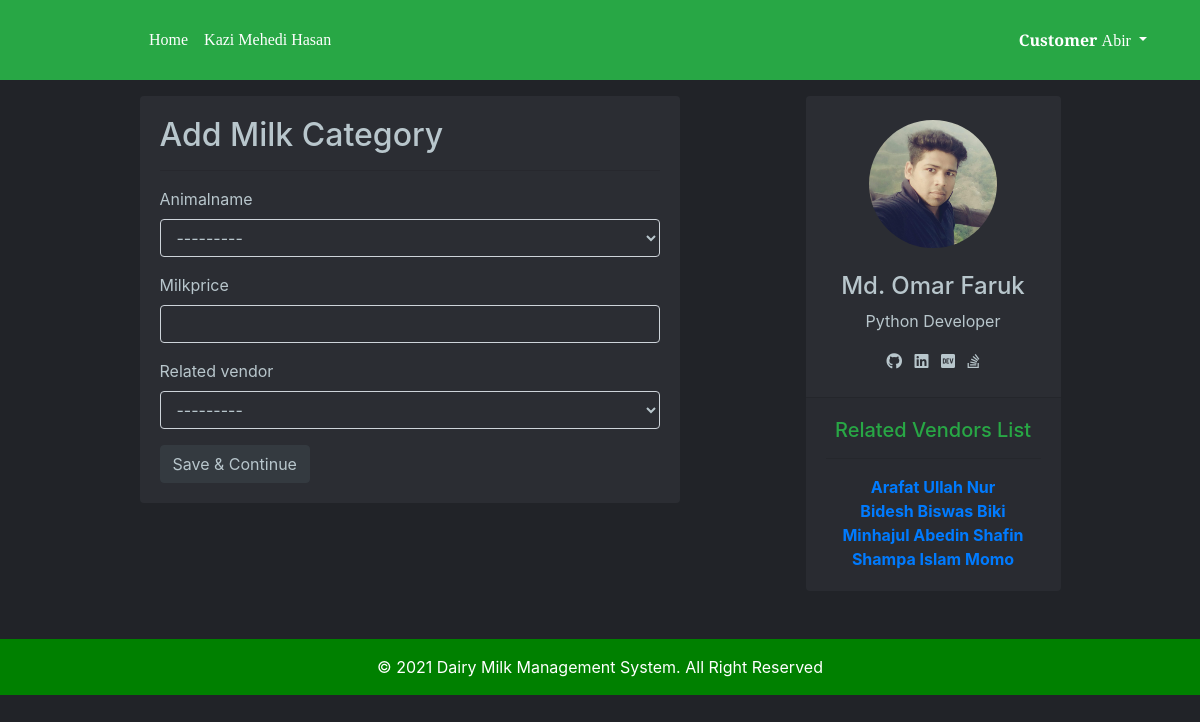
The app's page /add_milk_category/ (signed in) with its own data.
### dairyapp/models.py (models this page shows)
class Vendor(models.Model):
    managername = models.CharField(max_length=200)
    vendorname = models.CharField(max_length=200,db_index=True,unique=True)
    joiningdate = models.DateField(auto_now_add=True)
    address = models.CharField(max_length=200, db_index=True)
    vendorcontact = models.CharField(max_length=14,db_index=True)
    status = models.BooleanField(default=True)
    def __str__(self):
        return self.vendorname

### dairyapp/views.py (the view)
# urls.py: path('add_milk_category/',views.add_milk_category, name='add_milk_category'),
@login_required
def add_milk_category(request):
    vl = Vendor.objects.only('vendorname')
    if request.method == 'POST':
        form = MilkCategoryForm(request.POST)
        if form.is_valid():
            form.save()
            return redirect('add_milk_category')
    else:
        form = MilkCategoryForm()
        return render(request,'vendor/milkcategoryform.html', {'form':form, 'vl':vl})

### dairyapp/forms.py
class MilkCategoryForm(forms.ModelForm):
    class Meta:
        model = MilkCategory
        fields = ('animalname', 'milkprice','related_vendor')

### templates/vendor/milkcategoryform.html (shortened to what this page needs)
{% extends 'base.html' %}
{% load crispy_forms_tags %}
{% load static %}
{% block content %}
<div class="row justify-content-center">
  <div class="col-6 mr-5">
    <div class="card" style="border: 2px #2B2D33!important;">
      <div class="card-body">
        <h2>Add Milk Category</h2><hr>
        <form action='\add_milk_category\' method="post">
          {{ form|crispy }}
          <button type="submit" class="btn btn-dark" style="color: #B8C6CC;">Save & Continue</button>
          </form>
          </div>
      </div>
  </div>
  <div class="col-3 ml-5">
    <div class="card card-shadow text-center border-0">
      <div class="card-block">
        <a class="avatar avatar-lg">
            <img class="w-50 rounded-circle my-4" src="{% static 'images/omar.jpg' %}" alt="Md. Omar Faruk">
        </a>
        <h4 class="profile-user">Md. Omar Faruk</h4>
        <p>Python Developer</p>
        <div class="profile-social mb-4">
            <a class="fab fa-github" style="color: #B8C6CC!important;" target="_blank" href="https://github.com/IamOmaR22"></a>
            <a class="fab fa-linkedin" style="color: #B8C6CC!important; margin-left: 0.5rem;" target="_blank" href="https://www.linkedin.com/in/iamomar22"></a>
            <a class="fab fa-dev" style="color: #B8C6CC!important; margin-left: 0.5rem;" target="_blank" href="https://dev.to/iamomar22"></a>
            <a class="fab fa-stack-overflow" style="color: #B8C6CC!important; margin-left: 0.5rem;" target="_blank" href="https://stackoverflow.com/users/14398143/md-omar-faruk"></a>
        </div>
      </div>
      <div class="card-footer">
        <div class="row no-space">
            <div class="col my-2">
              <h5 class="profile-stat-count text-success">Related Vendors List</h5><hr>
              {% for vendor_list in vl %}
              <strong class="text-primary">{{vendor_list}}</strong>
              <br>
              {% endfor %}
            </div>
        </div>
      </div>
    </div>
  </div>
</div>
{% endblock %}

### templates/base.html (shortened to what this page needs)
<!doctype html>
<html lang="en">
  <head>
    {% load static %}
    <link rel="stylesheet" href="https://stackpath.bootstrapcdn.com/bootstrap/4.3.1/css/bootstrap.min.css">
    <link rel="stylesheet" href="https://use.fontawesome.com/releases/v5.7.2/css/all.css">
    <link rel="stylesheet" href="https://use.fontawesome.com/releases/v5.8.1/css/all.css">
    <link rel="stylesheet" href="//code.jquery.com/ui/1.12.1/themes/base/jquery-ui.css">
  </head>
<body>
  <nav class="navbar navbar-expand-md fixed-top bg-success">
    <div class="container ">
      <div class="logo-image">
      </div>
    <div class="collapse navbar-collapse" id="navbarSupportedContent">
      <ul class="navbar-nav mr-auto">
        <li class="nav-item">
          <a class="nav-link" href="{% url 'home' %}" style="color: #FFFFFF;">Home</a>
        </li>
        {% if user.profile.user_type == 'Customer' %}
        <li class="nav-item">
          <a class="nav-link" href="{% url 'Customer_page' %}" style="color: white;">{{user.first_name}} {{user.last_name}}</a>
        </li>
        {% endif %}
      </ul>
      {% if user.is_authenticated %}
        <ul class="navbar-nav">
          <li class="nav-item dropdown">
            <a class="nav-link dropdown-toggle"  id="navbarDropdown" role="button" data-toggle="dropdown" aria-haspopup="true" aria-expanded="false">
          {% if user.profile.user_type == 'Manager' %}<strong>Manager </strong>{% elif user.profile.user_type == 'Customer'  %}<strong>Customer </strong> {% endif %}{{ user.username }}
            </a>
          </li>
        </ul>
      {% else %}
        <form class="form-inline my-2 my-lg-0 jugnu">
          <a href="{% url 'login' %}" class="nav-link" style="color: #FFFFFF;"><i class="fas fa-sign-in-alt" style="background-color: unset !important;">&nbsp;&nbsp;Log In</i></a>
        </form>
      {% endif %}
    </div>
  </div>
  </nav>
<div class="container">
      {% block content %}
      {% endblock %}
</div>
<footer class="footer sticky-bottom">
  <div class="mt-5 py-3">
    <span>© 2021 Dairy Milk Management System. All Right Reserved</span>
  </div>
</footer>
</body>
</html>

### templates/vendor/milkcategoryform.html (style rules this page uses)
.card { background-color: #2B2D33; color: #B8C6CC; }
.form-control { background-color: #2B2D33!important; color: #B8C6CC!important; }

### records on screen
Vendor: vendorname "Arafat Ullah Nur"
Vendor: vendorname "Bidesh Biswas Biki"
Vendor: vendorname "Minhajul Abedin Shafin"
Vendor: vendorname "Shampa Islam Momo"

### other values on screen
{{ user.first_name }} "Kazi Mehedi"
{{ user.last_name }} "Hasan"
{{ user.username }} "Abir"
